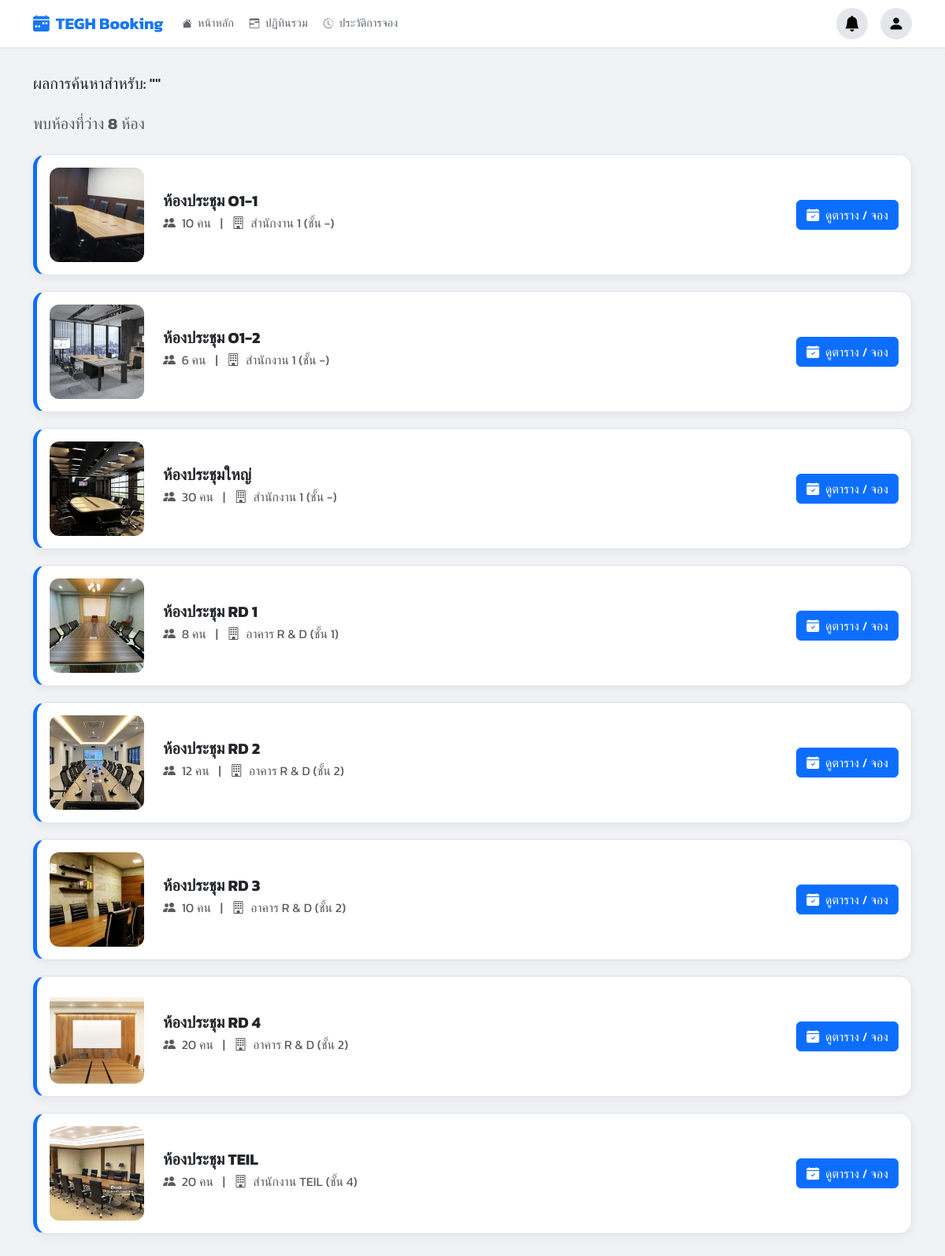
Page /search/ (signed in) on the earlier database version.
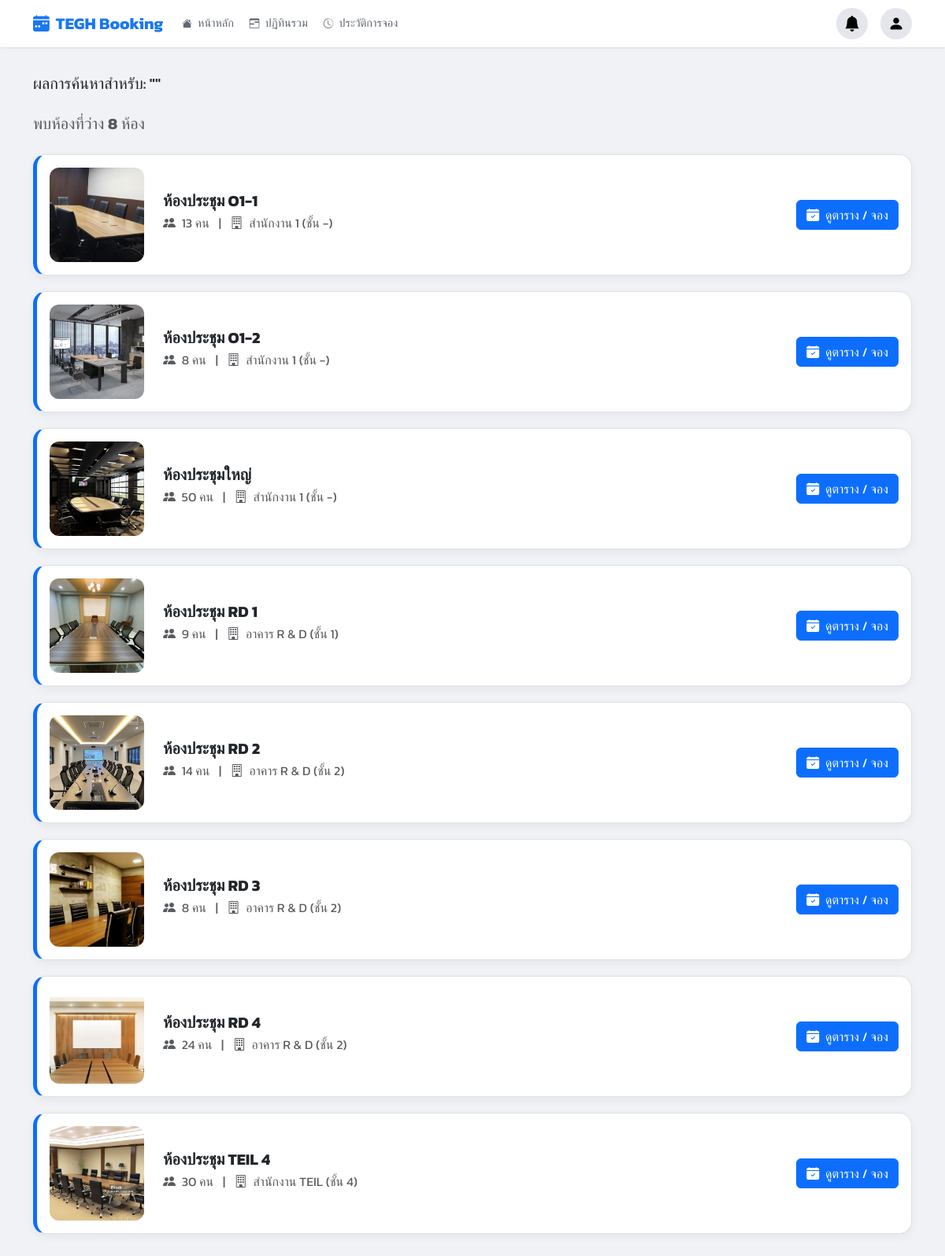
Same page on the later database version.
### booking/models.py (models this page shows, shortened)
class Room(models.Model):
    name = models.CharField(max_length=100, verbose_name="ชื่อห้องประชุม")
    building = models.CharField(max_length=100, blank=True, null=True, verbose_name="อาคาร/ตึก")
    floor = models.CharField(max_length=50, blank=True, null=True, verbose_name="ชั้น")
    location = models.CharField(max_length=255, blank=True, null=True, verbose_name="สถานที่ตั้ง")
    capacity = models.PositiveIntegerField(default=1, verbose_name="ความจุ (คน)")
    equipment_in_room = models.TextField(blank=True, null=True, help_text="ระบุอุปกรณ์ถาวรในห้อง", verbose_name="อุปกรณ์ถาวรในห้อง")
    image = models.ImageField(upload_to='room_images/', blank=True, null=True, verbose_name="รูปภาพห้อง")
    approver = models.ForeignKey(User, on_delete=models.SET_NULL, null=True, blank=True, related_name='approvable_rooms', verbose_name="ผู้อนุมัติ")
    is_maintenance = models.BooleanField(default=False, verbose_name="สถานะปิดปรับปรุง")
    maintenance_start = models.DateTimeField(null=True, blank=True, verbose_name="เริ่มปิดปรับปรุง")
    maintenance_end = models.DateTimeField(null=True, blank=True, verbose_name="สิ้นสุดปิดปรับปรุง")
    requires_approval = models.BooleanField(default=False, verbose_name="ต้องรออนุมัติ")
    line_notify_token = models.CharField(max_length=50, blank=True, null=True, verbose_name="Line Notify Token")
    teams_webhook_url = models.TextField(blank=True, null=True, verbose_name="Teams Webhook URL")

### booking/views.py (the view)
# urls.py: path('search/', views.smart_search_view, name='smart_search'),
@login_required
def smart_search_view(request):
    query = request.GET.get('q', '').strip()
    rooms = Room.objects.all()
    if query:
        match = re.search(r'(\d+)', query)
        capacity = int(match.group(1)) if match else None
        kw = re.sub(r'\d+\s*(คน|ท่าน)?', '', query).strip()
        if capacity: rooms = rooms.filter(capacity__gte=capacity)
        if kw: rooms = rooms.filter(Q(name__icontains=kw) | Q(building__icontains=kw))
    ctx = get_base_context(request)
    ctx.update({'query': query, 'available_rooms': rooms, 'search_count': rooms.count()})
    return render(request, 'pages/search_results.html', ctx)

### booking/views.py (called while the page is built)
def is_admin(user):
    return user.is_authenticated and (user.is_superuser or user.is_staff or user.groups.filter(name='Admin').exists())

def is_approver_or_admin(user):
    return user.is_authenticated and (user.is_superuser or user.is_staff or user.groups.filter(name__in=['Approver', 'Admin']).exists())

### templates/pages/search_results.html (shortened to what this page needs)
{% extends "base.html" %}
{% load static %}
{% block content %}
<div class="page-header mb-4">
    <h5 class="mb-0">ผลการค้นหาสำหรับ: "{{ query_text }}"</h5>
</div>
{% if available_rooms %}
    <p class="text-muted fs-5">
        พบห้องที่ว่าง <strong>{{ available_rooms|length }}</strong> ห้อง
    </p>
    <div class="mt-4">
        {% for room in available_rooms %}
        <div class="room-list-item">
            <div class="room-image-wrapper">
                {% if room.image %}
                    <img src="{{ room.image.url }}" alt="{{ room.name }}">
                {% else %}
                    <div class="no-image-placeholder bg-light text-muted">
                        <i class="bi bi-image" style="font-size: 3rem;"></i>
                    </div>
                {% endif %}
            </div>
            <div class="room-details">
                <h5 class="fw-bold mb-1">{{ room.name }}</h5>
                <p class="text-muted mb-2">
                    <i class="bi bi-people-fill me-1"></i> {{ room.capacity }} คน
                    <span class="mx-2">|</span>
                    <i class="bi bi-building me-1"></i>
                    {{ room.building|default_if_none:room.location|default:"-" }} (ชั้น {{ room.floor|default:"-" }})
                </p>
            </div>
            <div class="room-action">
                <a href="{% url 'room_calendar' room.id %}" class="btn btn-primary">
                    <i class="bi bi-calendar-check-fill me-1"></i> ดูตาราง / จอง
                </a>
            </div>
        </div>
        {% endfor %}
    </div>
{% endif %}
{% endblock %}

### templates/base.html (shortened to what this page needs)
{% load static %}
<!DOCTYPE html>
<html lang="th">
<head>
    <link href="https://cdn.jsdelivr.net/npm/bootstrap@5.3.3/dist/css/bootstrap.min.css" rel="stylesheet">
    <link rel="stylesheet" href="https://cdn.jsdelivr.net/npm/bootstrap-icons@1.11.3/font/bootstrap-icons.min.css">
    <link href="https://cdn.jsdelivr.net/npm/sweetalert2@11/dist/sweetalert2.min.css" rel="stylesheet">
</head>
<body>
    <div class="toast-container position-fixed bottom-0 end-0 p-3" style="z-index: 9999;">
    </div>
    {% if user.is_authenticated %}
        <nav class="navbar navbar-expand-lg fixed-top" id="mainNavbar">
            <div class="container">
                <a class="navbar-brand me-3" href="{% url 'dashboard' %}">
                    <i class="bi bi-calendar-week-fill me-2"></i> TEGH Booking
                </a>
                <div class="collapse navbar-collapse" id="navbarContent">
                    <ul class="navbar-nav nav-pills me-auto mb-2 mb-lg-0 gap-1 align-items-center mt-2 mt-lg-0">
                        {% for item in menu_items %}
                            {% if item.show %}
                                <li class="nav-item">
                                    <a class="nav-link {% if item.active %}active{% endif %}" href="{% url item.url_name %}">
                                        <i class="{{ item.icon }} me-1 small"></i> {{ item.label }}
                                    </a>
                                </li>
                            {% endif %}
                        {% endfor %}
                    </ul>
                    <ul class="navbar-nav ms-auto mb-2 mb-lg-0 flex-row align-items-center gap-3 mt-3 mt-lg-0 justify-content-end">
                        <li class="nav-item dropdown position-relative">
                            <a class="btn-circle-fb" href="#" id="fbNotifyDropdown" role="button" data-bs-toggle="dropdown" aria-expanded="false">
                                <i class="bi bi-bell-fill fs-5"></i>
                            </a>
                        </li>
                        <li class="nav-item dropdown position-relative">
                            <a class="btn-circle-fb" href="#" id="userDropdown" role="button" data-bs-toggle="dropdown" aria-expanded="false">
                                <i class="bi bi-person-fill fs-5"></i>
                            </a>
                        </li>
                    </ul>
                </div>
            </div>
        </nav>
    {% endif %}
    <main class="container mt-4 main-content-wrapper" id="main-content">
        {% block content %}{% endblock %}
    </main>
</body>
</html>

### templates/base.html (style rules this page uses)
body { background-color: #f0f2f5; font-family: 'Kanit', sans-serif; padding-top: 70px; }
.main-content-wrapper { padding-bottom: 2rem; }
.navbar { background-color: #ffffff; box-shadow: 0 1px 2px rgba(0, 0, 0, 0.08); min-height: 60px; padding: 0; }
.navbar-brand { color: #1877f2 !important; font-weight: 700; font-size: 1.3rem; display: flex; align-items: center; }
.nav-pills .nav-link { border-radius: 50px; padding: 5px 14px; font-size: 0.9rem; color: #606770; font-weight: 500; transition: all 0.2s; }
.btn-circle-fb { width: 40px; height: 40px; background-color: #e4e6eb; border-radius: 50%; display: flex; align-items: center; justify-content: center; color: #050505; text-decoration: none; transition: background-color 0.2s; cursor: pointer; border: none; position: relative; }

### templates/pages/search_results.html (style rules this page uses)
.room-list-item { background-color: #ffffff; padding: 1rem; border-radius: 1rem; border: 1px solid #dee2e6; border-left: 5px solid var(--bs-primary); box-shadow: 0 4px 12px rgba(0, 0, 0, 0.05); margin-bottom: 1.25rem; display: flex; align-items: center; }
.room-list-item .room-image-wrapper { flex-shrink: 0; width: 120px; height: 120px; margin-right: 1.5rem; }
.room-list-item .room-image-wrapper img, .room-list-item .room-image-wrapper .no-image-placeholder { width: 100%; height: 100%; object-fit: cover; border-radius: 0.75rem; display: flex; align-items: center; justify-content: center; }
.room-list-item .room-details { flex-grow: 1; }
.room-list-item .room-action { flex-shrink: 0; margin-left: 1.5rem; }

Differences in the rows shown:
changed Room "ห้องประชุม O1-1": capacity "10" → "13"
changed Room "ห้องประชุม O1-2": capacity "6" → "8"
changed Room "ห้องประชุมใหญ่": capacity "30" → "50"
changed Room "ห้องประชุม RD 1": capacity "8" → "9"
changed Room "ห้องประชุม RD 2": capacity "12" → "14"
changed Room "ห้องประชุม RD 3": capacity "10" → "8"
changed Room "ห้องประชุม RD 4": capacity "20" → "24"
changed Room "สำนักงาน TEIL": name "ห้องประชุม TEIL" → "ห้องประชุม TEIL 4"; capacity "20" → "30"
